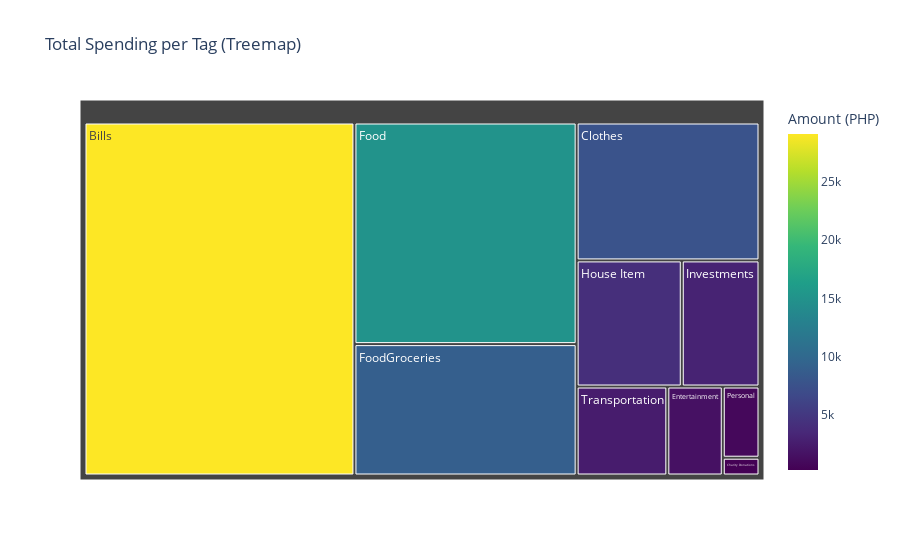

Notebook cell for this chart:
### Code cell
# Tree Map per Tag

# Data Visualization by TreeMap

# Group the DataFrame by 'Location' and calculate the total 'Amount' for each location
Tags_totals = df.groupby('Tags')['Amount (PHP)'].sum().reset_index()

# Create the Treemap Visualization

# Sort the data by the total amount in descending order
Tags_totals = Tags_totals.sort_values(by='Amount (PHP)', ascending=False)

# Create the treemap visualization using Plotly Express
fig = px.treemap(Tags_totals, path=['Tags'], values='Amount (PHP)', color='Amount (PHP)',
                 color_continuous_scale='Viridis', title='Total Spending per Tag (Treemap)')

# Show the plot
fig.show()

### Figure 1 — Plotly figure (JSON) as saved in the notebook; plotly's stock layout.template omitted (floating-point values rounded to 4 significant figures)
{"data": [{"branchvalues": "total", "customdata": [[29160.0], [200], [7717], [1510], [15070.0], [8933.0], [4057.0], [3000], [800], [2469]], "domain": {"x": [0, 1], "y": [0, 1]}, "hovertemplate": "labels=%{label}<br>Amount (PHP)_sum=%{value}<br>parent=%{parent}<br>id=%{id}<br>Amount (PHP)=%{color}<extra></extra>", "ids": ["Bills", "Charity Donations", "Clothes", "Entertainment", "Food", "FoodGroceries", "House Item", "Investments", "Personal", "Transportation"], "labels": ["Bills", "Charity Donations", "Clothes", "Entertainment", "Food", "FoodGroceries", "House Item", "Investments", "Personal", "Transportation"], "marker": {"coloraxis": "coloraxis", "colors": [29160.0, 200, 7717, 1510, 15070.0, 8933.0, 4057.0, 3000, 800, 2469]}, "name": "", "parents": ["", "", "", "", "", "", "", "", "", ""], "type": "treemap", "values": [29160.0, 200, 7717, 1510, 15070.0, 8933.0, 4057.0, 3000, 800, 2469]}], "layout": {"coloraxis": {"colorbar": {"title": {"text": "Amount (PHP)"}}, "colorscale": [[0, "#440154"], [0.1111, "#482878"], [0.2222, "#3e4989"], [0.3333, "#31688e"], [0.4444, "#26828e"], [0.5556, "#1f9e89"], [0.6667, "#35b779"], [0.7778, "#6ece58"], [0.8889, "#b5de2b"], [1, "#fde725"]]}, "legend": {"tracegroupgap": 0}, "title": {"text": "Total Spending per Tag (Treemap)"}}}
